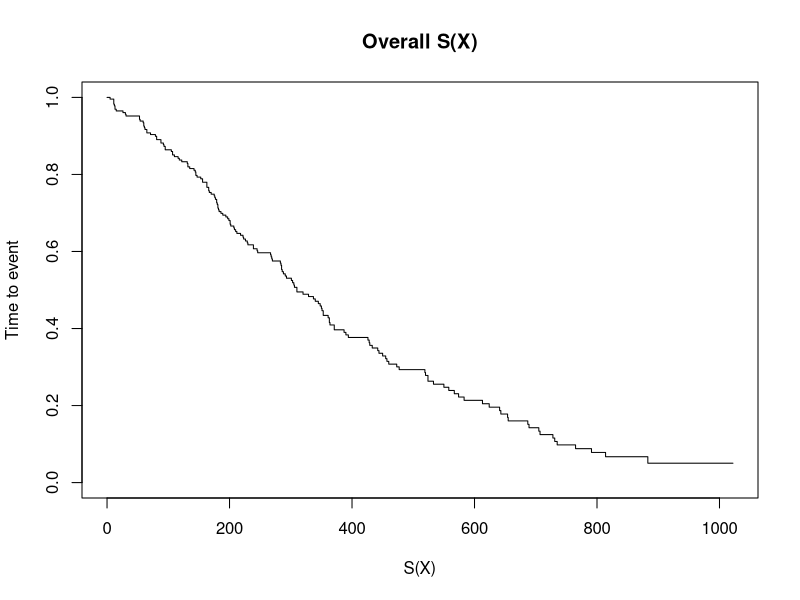
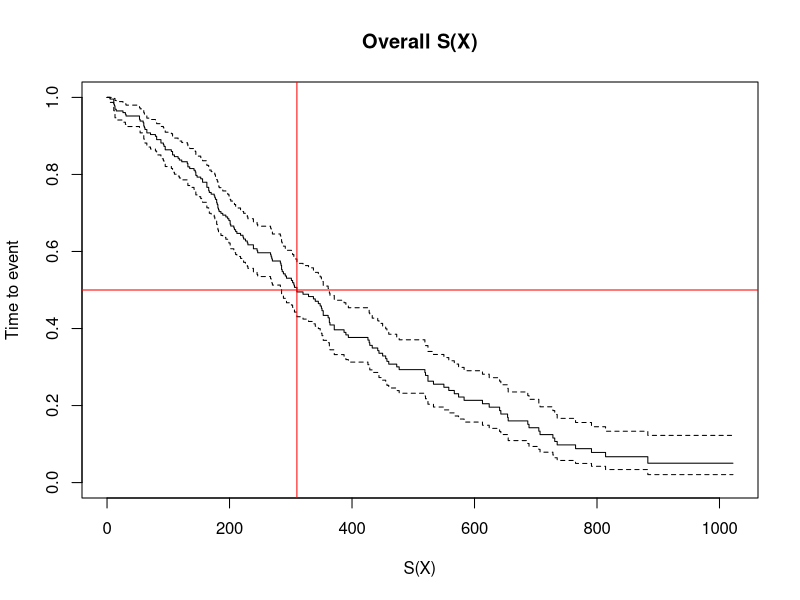

These figures' R source, in order: (Note: this script raises an error after producing the figures.)
#---------------SURVIVAL ANALYSIS--------------------------
library(survival)
Data <- lung
summary(Data)

# The three main components of survival analysis are:
# a) Time to event, in this data set it is "time"
# b) The grouping variable(s)(any categorical IVs, e.g. sex, religion, etc.)
# c) Event, this is binary with 1 = success (outcome observed), 0 = failure
# Hence change "status" to 0|1

Data$status <- ifelse(Data$status == 2, 1, 0)

# 1) DEFINITION OF TERMS----

# In survival package the function "surv" takes agruments:
# "time" = Start time for interval data
# "time2" = End time for interval data
# "event" = the event of interest
# "type" = the type of censoring, i.e. "right", "left", "interval", "counting", "mstate"
# "origin" = origin of hazard function, (s(x)) for counting process data.

# "right censored" means subjects leave the study before time to event
# "left censored" means subjects join the study after it already started.
# "interval" means "time" is recodred in ranges, e.g. (1-20-hours, where t1 = 1 hr, t2 = 20 hrs) etc.
# "counting" means
# "mstate" means the event is a "multi-state factor", i.e several possible outcomes/levels, where the firt level represents censoring.

# 2) DECLARING SURVIVAL DATA----
survive <- with(Data, Surv(time = time, event = status))
summary(survive)
survive # The plus (+) in the results stand for censored cases (no outcome)

# 3) NON-PARAMETRIC ESTIMATION OF S(X)----
# These models have no assumptions on the distribution of factors.
# Do not take in continuous predictors.
# Do not take in more than one predictors.
# They are not regression models.

# 3.a) Kaplan-Maier Estimation----

# Single S(X) with no comparison (no predictor) (use ~1)
KM_1 <- survfit(survive~1)
KM_1
summary(KM_1)

plot(KM_1, main = "Overall S(X)", ylab = "Time to event", xlab = "S(X)", conf.int = "none") # Without 95%CI
plot(KM_1, main = "Overall S(X)", ylab = "Time to event", xlab = "S(X)") 

# NB: Median Survival Time occurs when s(x) ==0.5

abline(h = 0.5, v = 310, col = "red") # Plotting median tome and mean s(x)

# S(X) with comparison/Predictor(use ~x)
Data <- within(Data, {
  sex <- factor(sex,
                levels = 1:2,
                labels = c("Male","Female"))})

KM_2<- survfit(survive~sex, data = Data)
KM_2
summary(KM_2)

plot(KM_2, 
     main = "S(X) for Sex",   # Title
     ylab = "Time to event",  # Y-axis label
     xlab = "S(X)",           # X-axis label
     conf.int = "both",       # To plot 95%CI for both groups, default is "none".
     col = c("red","blue"),   # Color to distinguish groups
     lwd = 2,                 # Plot a line thicker than default
     mark = 3)                # To put marks on censored regions, "3" means "vertical" lines.
legend("topright", 
       legend = c("Male", "Female"), 
       col = c("red", "blue"), 
       lwd = 2)
abline(h = 0.5,              # Mean s(x)
       v = c(270, 426),      # Median times
       col = c("black", "red", "blue"), 
       lty = 2)              # Broken lines
#____________________________________________________________
# Inverse Plot of S(x)
plot(KM_2, 
     fun = "event",         # To flip Y-axis
     main = "S(X) for Sex",   
     ylab = "Time to event",  
     xlab = "S(X)",           
     conf.int = "both",       
     col = c("red","blue"),   
     lwd = 2,                 
     mark = 3)                
legend("topleft", 
       legend = c("Male", "Female"), 
       col = c("red", "blue"), 
       lwd = 2)
#______________________________________________________________
#______________________________________________________________
broom::tidy(KM_2) # Clean the output

ggplot2::autoplot(KM_2) # Requires "ggfortify" package to work.
#_____________________________________________________________

# TESTING WHETHER THE DIFFERENCE IN SURVIVAL TIME BTWN THE TWO GROUPS IS SIGNIFICANT OR DUE TO CHANCE
# A) Log-Rank Test, also called Mantel-Haenszel Test (rho = 0) (More weight on higher values of time)
Diff_1 <- survdiff(survive~sex, data = Data, rho = 0)
Diff_1

# B) Generalised Wilcoxon (rho = 1) (More weight on lower values of time)
Diff_2 <- survdiff(survive~sex, data = Data, rho = 1)
Diff_2

# C) Tarobe-Ware Test (rho = 1.5) (In between Log-rank and wilcoxon)
Diff_3 <- survdiff(survive~sex, data = Data, rho = 1.5)
Diff_3

# NB: p-value < 0.05 implies there is enough evidence that the groups differ significantly. 

# 3.b) Nelson-Aalen Estimation----
N_A <- survfit(coxph(survive~sex, data = Data), type = "aalen")
N_A
summary(N_A)

# 4) SEMI-PARAMETRIC ESTIMATION OF S(X)----
# 4.a) Cox Proportional Hazards----
# Allows inclusion of multiple predictors, both categorical and continuous.
# Propotional Hazard Assumption:
# i) Constant Hazard Ratio over time
# ii) Groups compared therefore diverge at the same rate (or are parallel), but never converge nor cross.
# (Bj) < 0 means increase in the respective X is associated with lower log(HR) and longer survival time.
# (Bj) >0 means increase in the respective X is associated with higher log(HR) and shorter survival time.

# exp(Bj) == HR;

# HR < 1 means increase in the respective X is associated with lower HR and longer survival time.
# HR > 1 means increase in the respective X is associated with higher HR and shorter survival time.

# To test Ho:B = 0, we can use Wald test,  or Likelihood  Ratio Test(LRT) if events are fewer. 

Cox <- coxph(survive~sex, data = Data)                          # Handles ties by deafult by "Efron" method
Cox_Bres <- coxph(survive~sex, data = Data, method = "breslow") # Handles ties by "Breslow" method.

Cox
summary(Cox)    # Reports LRT and Wald.
anova(Cox)      # Reports logLTR.

# 5) PARAMETRIC ESTIMATION OF S(X)----
# 5.a) Exponential Estimation----
Expo <- survreg(survive~sex, data = Data, dist =  "exponential")
Expo
summary(Expo)

# 5.b) Weibull Estimation----
Weibull <- survreg(survive~sex, data = Data, dist =  "weibull")
Weibull
summary(Weibull)

# 5.c) Loglogistic Estimation----
loglogistic <- survreg(survive~sex, data = Data, dist =  "loglogistic")
loglogistic
summary(loglogistic)

# 5.d) Gaussian Estimation----
gaussian <- survreg(survive~sex, data = Data, dist =  "gaussian")
gaussian
summary(gaussian)

# 5.e) Lognormal Estimation----
lognormal <- survreg(survive~sex, data = Data, dist =  "lognormal")
lognormal
summary(lognormal)

#____________________________END_____________________________________
